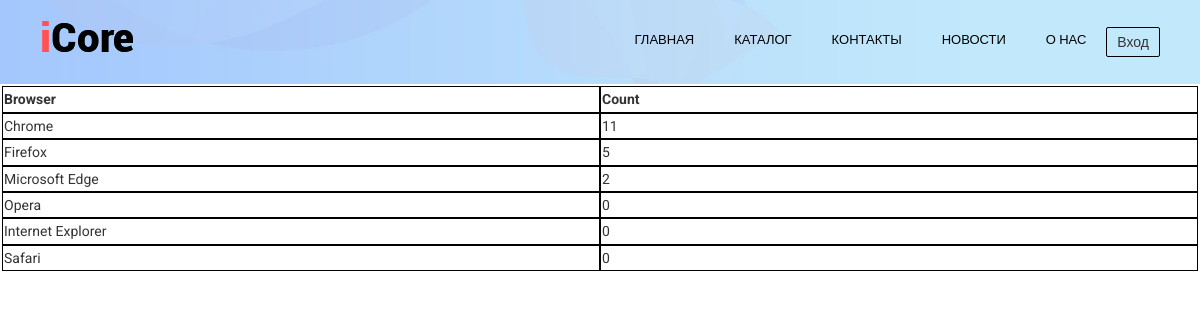
/admins/stat/index.php, run on the app's committed database.
### tables this page shows
CREATE TABLE `header_nav` (
  `id` int NOT NULL,
  `name` varchar(255) NOT NULL,
  `page` varchar(255) NOT NULL
);

CREATE TABLE `browsers` (
  `id` int NOT NULL,
  `name` varchar(20) NOT NULL,
  `count` int NOT NULL DEFAULT '0'
);

### main.php (called while the page is built, shortened)
<?php
if (isset($_SESSION['authorized']) && $_SESSION['authorized']) {
    $isAuthorizedUser = true;
} else {
    $isAuthorizedUser = false;
}

### admins/stat/index.php (the view, shortened to what this page needs)
<?php
include "../../main.php";
?>
<!DOCTYPE HTML>
<html lang="ru">
<head>
    <link rel="stylesheet" href="../../assets/css/login_style.css">
</head>
<body>
<?php
include "../manager/header.php";
?>
<?php
$SQL = "SELECT * FROM `browsers` ORDER BY count DESC";;
$request = mysqli_query($mySQL, $SQL);
if ($request) {
    $data = mysqli_fetch_all($request);
    echo '<table align="center" width="100%"><tr>
        <td><b>Browser</b></td>
        <td><b>Count</b></td>';
    foreach ($data as $item) {
        echo '<tr>
            <td>', $item[1],'</td>
            <td>', $item[2],'</td>
            </tr>';
    }
    echo '</table>';
}

### admins/manager/header.php (shortened to what this page needs)
<header class="header">
    <div class="container">
        <div class="header-inner">
            <div class="header-logo"><a href="../index.php"><img src="../../assets/images/main/logo.png"></a></div>
            <div class="nav-block">
                <nav>
                    <ul class="nav">
                        <?php
                        $mySQL = mysqli_connect("localhost", "root", "", "site_db");
                        $SQL = "SELECT * FROM `header_nav`";
                        $request = mysqli_query($mySQL, $SQL);
                        if ($request) {
                            $data = mysqli_fetch_all($request);
                            foreach ($data as $item) {
                                echo '<li><a class="nav-link" href="../../', $item[2], '?id=', $item[0],'">', $item[1], '</a></li>';
                            }
                        }
                        ?>
                    </ul>
                </nav>
                <?php
                if (isset($_GET['id']))
                {
                    $id = $_GET['id'];
                }
                else
                {
                    $id = 1;
                }
                if (!$isAuthorizedUser) {
                    echo '<div class="header-entry"><a href="login.php?id=', $id,'">Вход</a></div>';
                } else {
                    echo '<div class="header-entry"><a href="logout.php?id=', $id,'">', $_SESSION['name'], ', Выход</a></div>';
                }
                ?>
            </div>
        </div>
    </div>
</header>

### assets/css/login_style.css (style rules this page uses)
body { margin: 0; font-family: 'Roboto', sans-serif; font-size: 14px; line-height: 1.6; color: #333; }
*, *:before, *:after { box-sizing: border-box; }
.container { width: 100%; max-width: 95%; margin: 0 auto; padding: 0 10px; }
.header { background: url("../images/main/intro_bg.jpg") center no-repeat; -webkit-background-size: cover; background-size: cover; width: 100%; padding: 15px 0; top: 0; left: 0; right: 0; z-index: 1000; }
a { color: dodgerblue; }

### assets/css/header.css (style rules this page uses)
.header-inner { display: flex; justify-content: space-between; align-items: center; }
.header-logo { font-size: 34px; font-weight: 700; color: black; }
.nav { font-size: 13px; text-transform: uppercase; color: black; }
.nav li { display: inline; }
.nav-link { display: inline-block; vertical-align: top; margin: 0 20px; position: relative; color: black; text-decoration: none; transition: color 0.2s linear; }
.nav-link:after { content: ""; display: block; width: 100%; height: 3px; background-color: #75bbf4; opacity: 0; position: absolute; top: 100%; left: 0; z-index: 1; transition: opacity 0.2s linear; }
.header-entry a { text-decoration: none; flex-direction: column; justify-content: center; display: flex; color: #333333; padding: 3px 10px; margin: 10px 0; border: 1px solid black; border-radius: 2px; transition: border,color 0.3s linear; }
.nav-block { display: flex; width: 100%; justify-content: flex-end; }

### admins/stat/index.php (style rules this page uses)
td { width: 100%; border: solid 1px black; }
tr { display: inline-flex; width: 100%; justify-content: center; }

### data on the page
header_nav: name "ГЛАВНАЯ"
header_nav: name "КАТАЛОГ"
header_nav: name "КОНТАКТЫ"
header_nav: name "НОВОСТИ"
header_nav: name "О НАС"
browsers: name "Chrome", count "11"
browsers: name "Firefox", count "5"
browsers: name "Microsoft Edge", count "2"
browsers: name "Opera", count "0"
browsers: name "Internet Explorer", count "0"
browsers: name "Safari", count "0"
